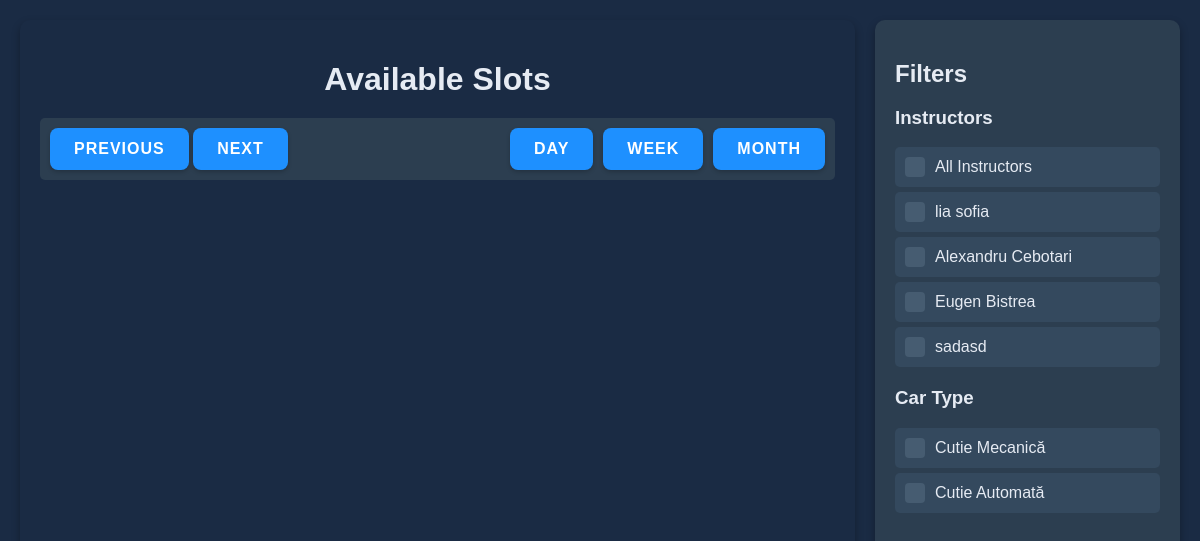
The page /bookings/ on the database as committed earlier.
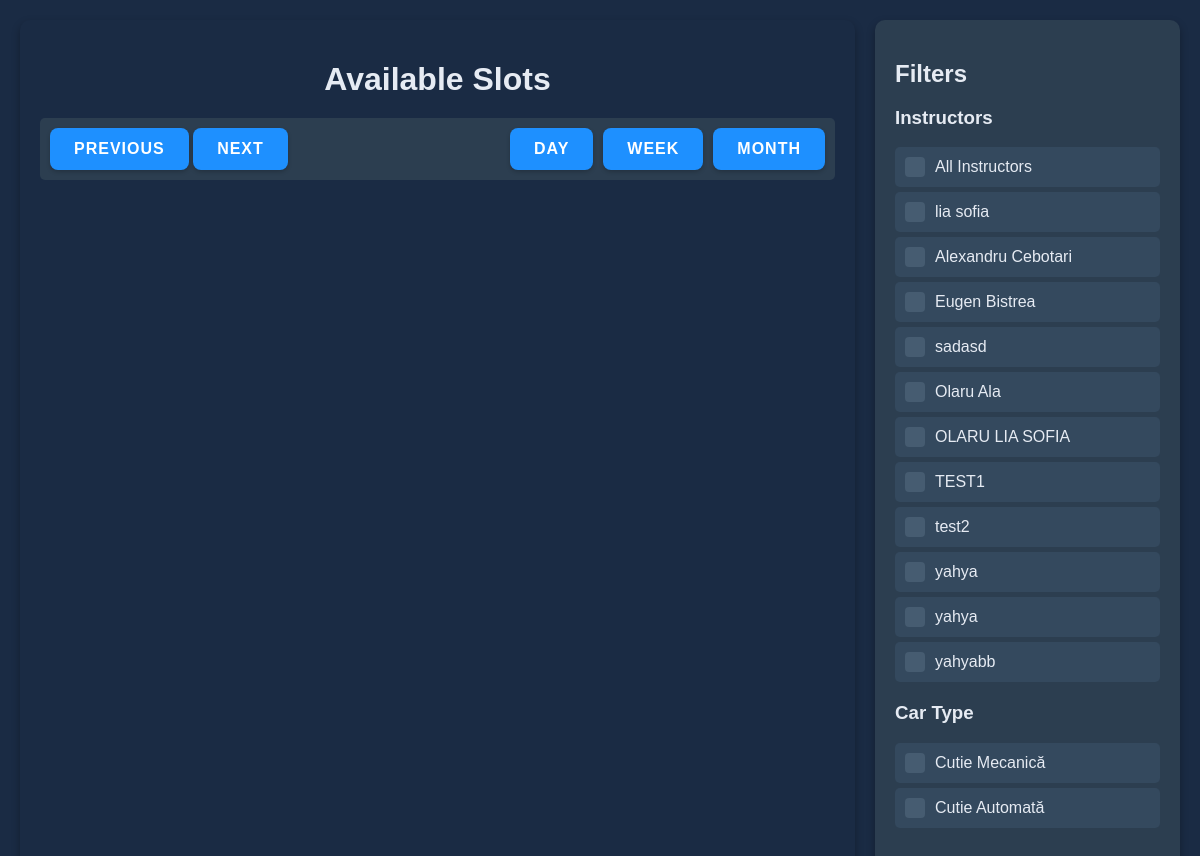
The same page on the database as committed later.
### instructors/models.py (models this page shows, shortened)
class Instructor(models.Model):
    user = models.OneToOneField(CustomUser, on_delete=models.CASCADE)
    name = models.CharField(max_length=100)
    profile_picture = models.ImageField(upload_to='instructor_profiles/', blank=True, null=True)

### bookings/views.py (the view, shortened to what this page needs)
# urls.py: path('', calendar_view, name='calendar'),
def calendar_view(request):
    instructors = Instructor.objects.all()
    available_slots = TimeSlot.objects.filter(is_booked=False).values(
        'id', 'date', 'start_time', 'end_time', 'car_type', 'instructor__name'
    )
    available_slots = [
        {
            'id': slot['id'],
            'date': slot['date'].isoformat(),
            'start_time': slot['start_time'].strftime('%H:%M'),
            'end_time': slot['end_time'].strftime('%H:%M'),
            'car_type': slot['car_type'],
            'instructor_name': slot['instructor__name'],
        }
        for slot in available_slots
    ]
    return render(request, 'bookings/calendar.html', {
        'instructors': instructors,
        'available_slots': available_slots,
    })

### bookings/templates/bookings/calendar.html (shortened to what this page needs)
<!DOCTYPE html>
<html lang="en">
<head>
</head>
<body>
    <div class="container">
        <div class="calendar">
            <h1>Available Slots</h1>
            <div class="header-controls">
                <div>
                    <button id="prev">Previous</button>
                    <button id="next">Next</button>
                </div>
                <div class="view-buttons">
                    <button id="dayView">Day</button>
                    <button id="weekView">Week</button>
                    <button id="monthView">Month</button>
                </div>
            </div>
        </div>
        <div class="filter-column">
            <h2>Filters</h2>
            <div class="filter-section">
                <h3>Instructors</h3>
                <label class="filter-label">
                    <span></span>
                    All Instructors
                </label>
                {% for instructor in instructors %}
                    <label class="filter-label">
                        <span></span>
                        {{ instructor.name }}
                    </label>
                {% endfor %}
            </div>
            <div class="filter-section">
                <h3>Car Type</h3>
                <label class="filter-label">
                    <span></span>
                    Cutie Mecanică
                </label>
                <label class="filter-label">
                    <span></span>
                    Cutie Automată
                </label>
            </div>
        </div>
    </div>
</body>
</html>

### bookings/templates/bookings/calendar.html (style rules this page uses)
body { font-family: 'Arial', sans-serif; background-color: #1a2b44; margin: 0; padding: 20px; color: #e6ebf3; display: flex; min-height: 100vh; }
.container { display: flex; flex: 1; gap: 20px; }
.calendar { flex: 3; background: transparent; padding: 20px; border-radius: 10px; box-shadow: 0 4px 8px rgba(0, 0, 0, 0.3); overflow-x: auto; }
.filter-column { flex: 1; background: #2c3e50; padding: 20px; border-radius: 10px; box-shadow: 0 4px 8px rgba(0, 0, 0, 0.3); }
h1 { color: #e6ebf3; font-size: 2em; text-align: center; margin-bottom: 20px; }
.header-controls { display: flex; justify-content: space-between; align-items: center; margin-bottom: 20px; background: #2c3e50; padding: 10px; border-radius: 5px; }
.view-buttons { display: flex; gap: 10px; }
.filter-column h2 { font-size: 1.5em; margin-bottom: 15px; }
.filter-section { margin-bottom: 20px; }
.filter-label { display: flex; align-items: center; padding: 10px; background-color: #34495e; border-radius: 5px; margin: 5px 0; cursor: pointer; transition: background-color 0.3s ease; }
.filter-checkbox + span { display: inline-block; width: 20px; height: 20px; background-color: #465c71; border-radius: 4px; margin-right: 10px; position: relative; transition: background-color 0.3s ease; }
button { padding: 12px 24px; background-color: #1e90ff; color: #fff; border: none; border-radius: 8px; cursor: pointer; font-size: 1em; font-weight: 600; text-transform: uppercase; letter-spacing: 1px; transition: all 0.3s ease; box-shadow: 0 2px 4px rgba(0, 0, 0, 0.2); }

Rows that differ between the two databases and show on the page:
added Instructor: name "Olaru Ala"
added Instructor: name "OLARU LIA SOFIA"
added Instructor: name "TEST1"
added Instructor: name "test2"
added Instructor: name "yahya"
added Instructor: name "yahya"
added Instructor: name "yahyabb"
